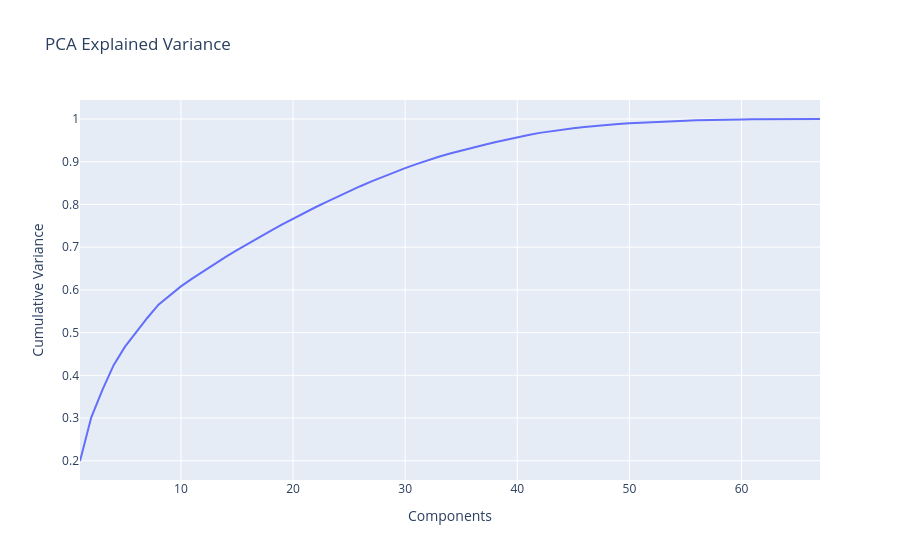

The notebook cell this image was saved under:
### Code cell
var_df = pd.DataFrame({
    "Components": range(1, len(cum_var)+1),
    "Cumulative Variance": cum_var
})

px.line(
    var_df,
    x="Components",
    y="Cumulative Variance",
    title="PCA Explained Variance"
).show()

### Figure 1 — Plotly figure (JSON) as saved in the notebook; plotly's stock layout.template omitted (floating-point values rounded to 4 significant figures)
{"data": [{"hovertemplate": "Components=%{x}<br>Cumulative Variance=%{y}<extra></extra>", "legendgroup": "", "line": {"color": "#636efa", "dash": "solid"}, "marker": {"symbol": "circle"}, "mode": "lines", "name": "", "orientation": "v", "showlegend": false, "type": "scatter", "x": [1, 2, 3, 4, 5, 6, 7, 8, 9, 10, 11, 12, 13, 14, 15, 16, 17, 18, 19, 20, 21, 22, 23, 24, 25, 26, 27, 28, 29, 30, 31, 32, 33, 34, 35, 36, 37, 38, 39, 40, 41, 42, 43, 44, 45, 46, 47, 48, 49, 50, 51, 52, 53, 54, 55, 56, 57, 58, 59, 60, 61, 62, 63, 64, 65, 66, 67], "xaxis": "x", "y": [0.1994, 0.301, 0.3658, 0.4237, 0.4666, 0.5013, 0.5342, 0.5654, 0.588, 0.6082, 0.6264, 0.6439, 0.6609, 0.6771, 0.693, 0.7085, 0.7236, 0.7382, 0.7525, 0.7667, 0.7802, 0.7934, 0.8061, 0.8186, 0.831, 0.8427, 0.854, 0.8649, 0.8752, 0.8851, 0.8943, 0.9034, 0.9116, 0.9191, 0.9262, 0.9328, 0.9393, 0.9456, 0.9516, 0.9575, 0.9626, 0.9675, 0.9714, 0.9752, 0.9783, 0.9812, 0.9839, 0.9863, 0.9883, 0.9902, 0.9916, 0.9929, 0.9941, 0.9952, 0.9961, 0.997, 0.9979, 0.9984, 0.9988, 0.9991, 0.9993, 0.9995, 0.9997, 0.9998, 0.9999, 1.0, 1.0], "yaxis": "y"}], "layout": {"legend": {"tracegroupgap": 0}, "title": {"text": "PCA Explained Variance"}, "xaxis": {"anchor": "y", "domain": [0, 1], "title": {"text": "Components"}}, "yaxis": {"anchor": "x", "domain": [0, 1], "title": {"text": "Cumulative Variance"}}}}
